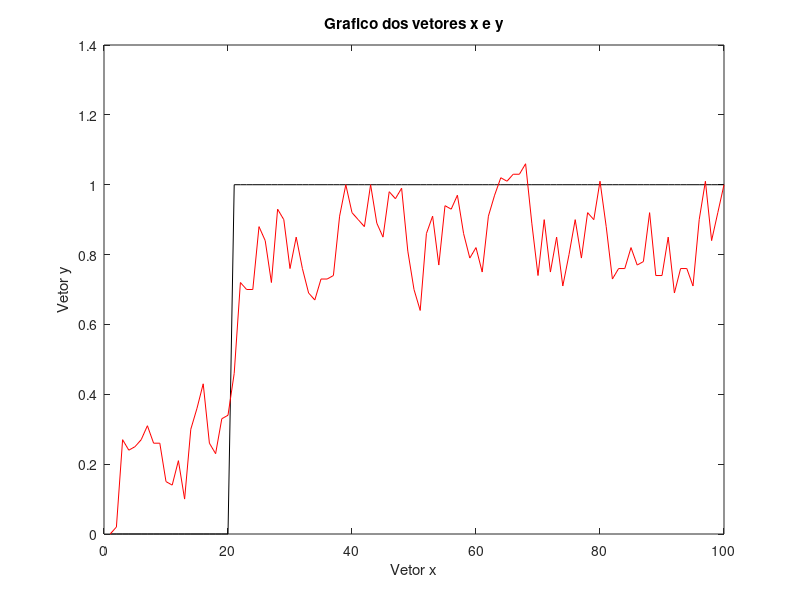
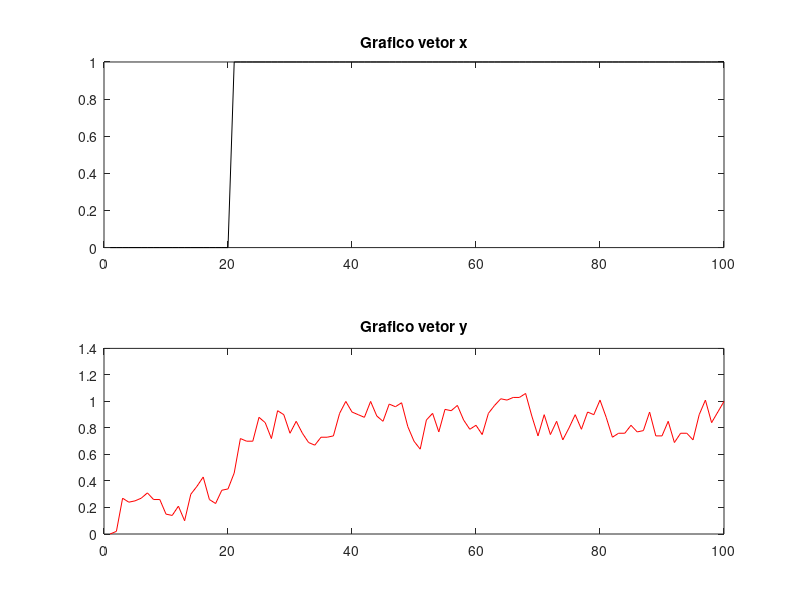

MATLAB code for these plots, in order:
% Grupo: Cauã Magalhães ,Fernando Alves, Gabriel Lyan e Pedro Guilherme
% Data: 11/10/2021
% Turma: 205
% Questão 03 (Parte Octave)

% Pega o conteudo do .txt e passa para uma matriz
matriz_do_txt = load('dadosQuestao3.txt');

% Pega as colunas da matriz e transfere para dois vetores
x = matriz_do_txt(:, 1);
y = matriz_do_txt(:, 2);

% Plota o grafico com os vetores x e y
figure(1);
plot(x, 'k');
hold on
plot(y, 'r')
title("Grafico dos vetores x e y");
xlabel("Vetor x");
ylabel("Vetor y");
print figure1Questao3.jpg

% Plota as os vetores usando subplot
figure(2);
subplot(211);
plot(x, 'k');
title("Grafico vetor x");
subplot(212);
plot(y, 'r');
title("Grafico vetor y");
print figure2Questao3.jpg

% Obtem a soma e a media dos vetores
soma_vetor_x = sum(x);
soma_vetor_y = sum(y);
media_vetor_x = soma_vetor_x/100;
media_vetor_y = soma_vetor_y/100;

% Printa a media dos dois vetores 
printf("A media aritmetica do vetor x é: %f e a media do vetor y é: %f", media_vetor_x, media_vetor_y);